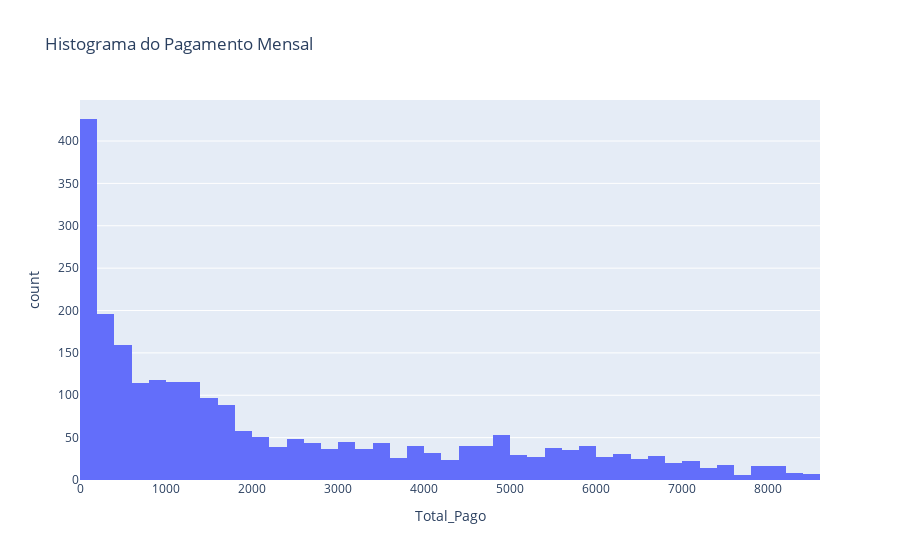
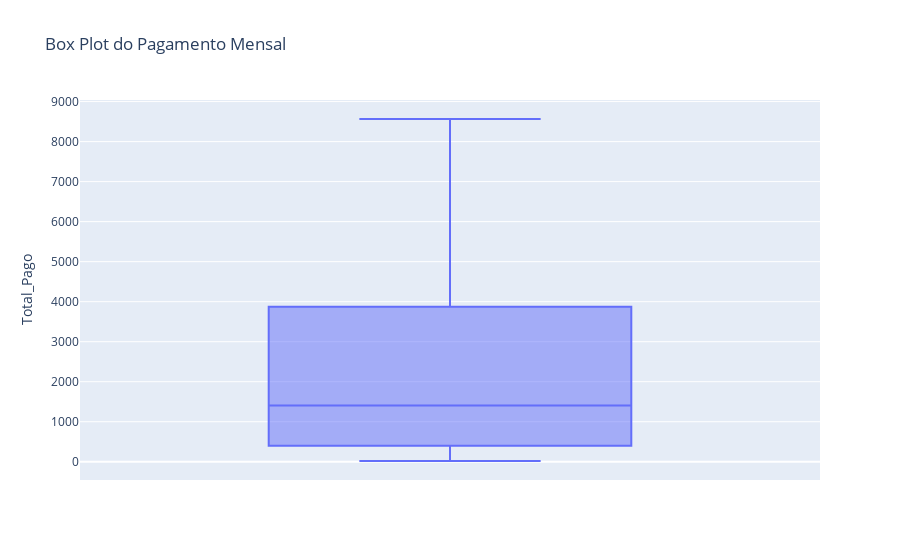

The notebook cell these images were saved under, in order:
### Markdown cell above
Podemos observar que há outliers na primeira na primeira metade, tirando esses picos a média da primeira metade é inferior a da segunda e o maior pico está próximo aos 50%, tais outliers fazem com que o boxplat não se comporte de forma precisa

### Code cell
fig = px.histogram(df, x='Total_Pago', title='Histograma do Pagamento Mensal', labels={'Pagamento_Mensal': 'Valores'})
fig.show()

fig = px.box(df, y='Total_Pago', title='Box Plot do Pagamento Mensal', labels={'Pagamento_Mensal': 'Valores'})
fig.show()

### Figure 1 — Plotly figure (JSON) as saved in the notebook; plotly's stock layout.template omitted (floating-point values rounded to 4 significant figures; data arrays with more than 128 entries replaced by an {"elided": "..."} marker saying what was removed)
{"data": [{"alignmentgroup": "True", "bingroup": "x", "hovertemplate": "Total_Pago=%{x}<br>count=%{y}<extra></extra>", "legendgroup": "", "marker": {"color": "#636efa", "pattern": {"shape": ""}}, "name": "", "offsetgroup": "", "orientation": "v", "showlegend": false, "type": "histogram", "x": {"elided": "2495 float values"}, "xaxis": "x", "yaxis": "y"}], "layout": {"autosize": true, "barmode": "relative", "legend": {"tracegroupgap": 0}, "title": {"text": "Histograma do Pagamento Mensal"}, "xaxis": {"anchor": "y", "autorange": true, "domain": [0, 1], "range": [0, 8600], "title": {"text": "Total_Pago"}, "type": "linear"}, "yaxis": {"anchor": "x", "autorange": true, "domain": [0, 1], "range": [0, 448.4], "title": {"text": "count"}}}}

### Figure 2 — Plotly figure (JSON) as saved in the notebook; plotly's stock layout.template omitted (floating-point values rounded to 4 significant figures; data arrays with more than 128 entries replaced by an {"elided": "..."} marker saying what was removed)
{"data": [{"alignmentgroup": "True", "hovertemplate": "Total_Pago=%{y}<extra></extra>", "legendgroup": "", "marker": {"color": "#636efa"}, "name": "", "notched": false, "offsetgroup": "", "orientation": "v", "showlegend": false, "type": "box", "x0": " ", "xaxis": "x", "y": {"elided": "2495 float values"}, "y0": " ", "yaxis": "y"}], "layout": {"autosize": true, "boxmode": "group", "legend": {"tracegroupgap": 0}, "title": {"text": "Box Plot do Pagamento Mensal"}, "xaxis": {"anchor": "y", "autorange": true, "domain": [0, 1], "range": [-0.5, 0.5], "type": "category"}, "yaxis": {"anchor": "x", "autorange": true, "domain": [0, 1], "range": [-456.0, 9040.0], "title": {"text": "Total_Pago"}, "type": "linear"}}}
